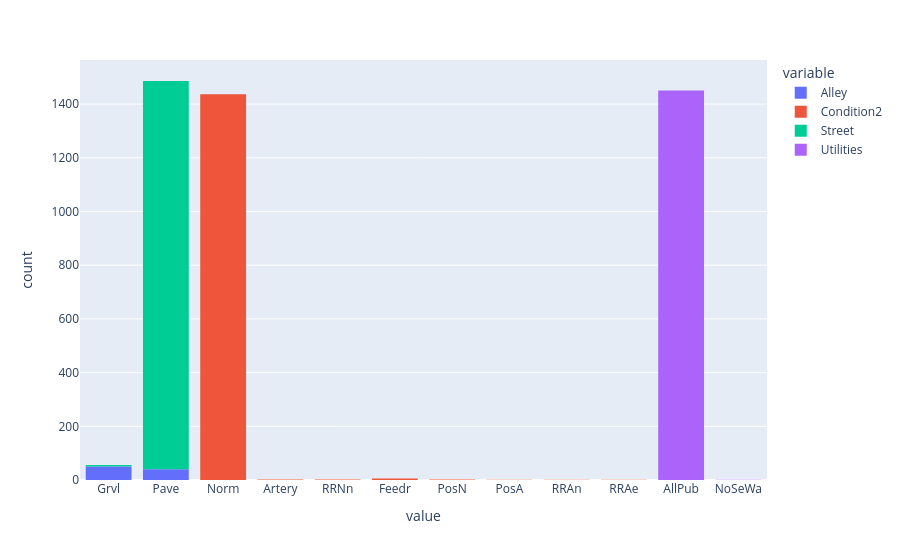

Source (notebook cell):
### Markdown cell above
###### Near-zero variance features provide very little useful information to a machine learning model. If a feature is the same for nearly every observation, it can't help the model distinguish between different outcomes.

### Code cell
px.histogram(data[['Alley', 'Condition2', 'Street', 'Utilities']])

### Figure 1 — Plotly figure (JSON) as saved in the notebook; plotly's stock layout.template omitted (floating-point values rounded to 4 significant figures; data arrays with more than 128 entries replaced by an {"elided": "..."} marker saying what was removed)
{"data": [{"bingroup": "x", "hovertemplate": "variable=Alley<br>value=%{x}<br>count=%{y}<extra></extra>", "legendgroup": "Alley", "marker": {"color": "#636efa", "pattern": {"shape": ""}}, "name": "Alley", "orientation": "v", "showlegend": true, "type": "histogram", "x": {"elided": "1452 str values"}, "xaxis": "x", "yaxis": "y"}, {"bingroup": "x", "hovertemplate": "variable=Condition2<br>value=%{x}<br>count=%{y}<extra></extra>", "legendgroup": "Condition2", "marker": {"color": "#EF553B", "pattern": {"shape": ""}}, "name": "Condition2", "orientation": "v", "showlegend": true, "type": "histogram", "x": {"elided": "1452 str values"}, "xaxis": "x", "yaxis": "y"}, {"bingroup": "x", "hovertemplate": "variable=Street<br>value=%{x}<br>count=%{y}<extra></extra>", "legendgroup": "Street", "marker": {"color": "#00cc96", "pattern": {"shape": ""}}, "name": "Street", "orientation": "v", "showlegend": true, "type": "histogram", "x": {"elided": "1452 str values"}, "xaxis": "x", "yaxis": "y"}, {"bingroup": "x", "hovertemplate": "variable=Utilities<br>value=%{x}<br>count=%{y}<extra></extra>", "legendgroup": "Utilities", "marker": {"color": "#ab63fa", "pattern": {"shape": ""}}, "name": "Utilities", "orientation": "v", "showlegend": true, "type": "histogram", "x": {"elided": "1452 str values"}, "xaxis": "x", "yaxis": "y"}], "layout": {"barmode": "relative", "legend": {"title": {"text": "variable"}, "tracegroupgap": 0}, "margin": {"t": 60}, "xaxis": {"anchor": "y", "domain": [0, 1], "title": {"text": "value"}}, "yaxis": {"anchor": "x", "domain": [0, 1], "title": {"text": "count"}}}}
